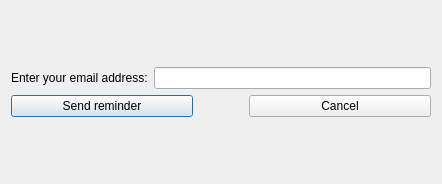
<?xml version="1.0" encoding="UTF-8"?>
<ui version="4.0">
 <class>ForgotUserDataWindow</class>
 <widget class="QDialog" name="ForgotUserDataWindow">
  <property name="geometry">
   <rect>
    <x>0</x>
    <y>0</y>
    <width>442</width>
    <height>184</height>
   </rect>
  </property>
  <property name="windowTitle">
   <string>Dialog</string>
  </property>
  <layout class="QGridLayout" name="gridLayout">
   <item row="0" column="0">
    <layout class="QVBoxLayout" name="verticalLayout">
     <item>
      <layout class="QHBoxLayout" name="horizontalLayout">
       <item>
        <widget class="QLabel" name="label">
         <property name="text">
          <string>Enter your email address:</string>
         </property>
        </widget>
       </item>
       <item>
        <widget class="QLineEdit" name="lineEdit"/>
       </item>
      </layout>
     </item>
     <item>
      <layout class="QGridLayout" name="gridLayout_2" columnstretch="0,0">
       <property name="horizontalSpacing">
        <number>56</number>
       </property>
       <property name="verticalSpacing">
        <number>6</number>
       </property>
       <item row="0" column="0">
        <widget class="QPushButton" name="pushButton">
         <property name="text">
          <string>Send reminder</string>
         </property>
        </widget>
       </item>
       <item row="0" column="1">
        <widget class="QPushButton" name="pushButton_2">
         <property name="text">
          <string>Cancel</string>
         </property>
        </widget>
       </item>
      </layout>
     </item>
    </layout>
   </item>
  </layout>
 </widget>
 <resources/>
 <connections/>
</ui>
